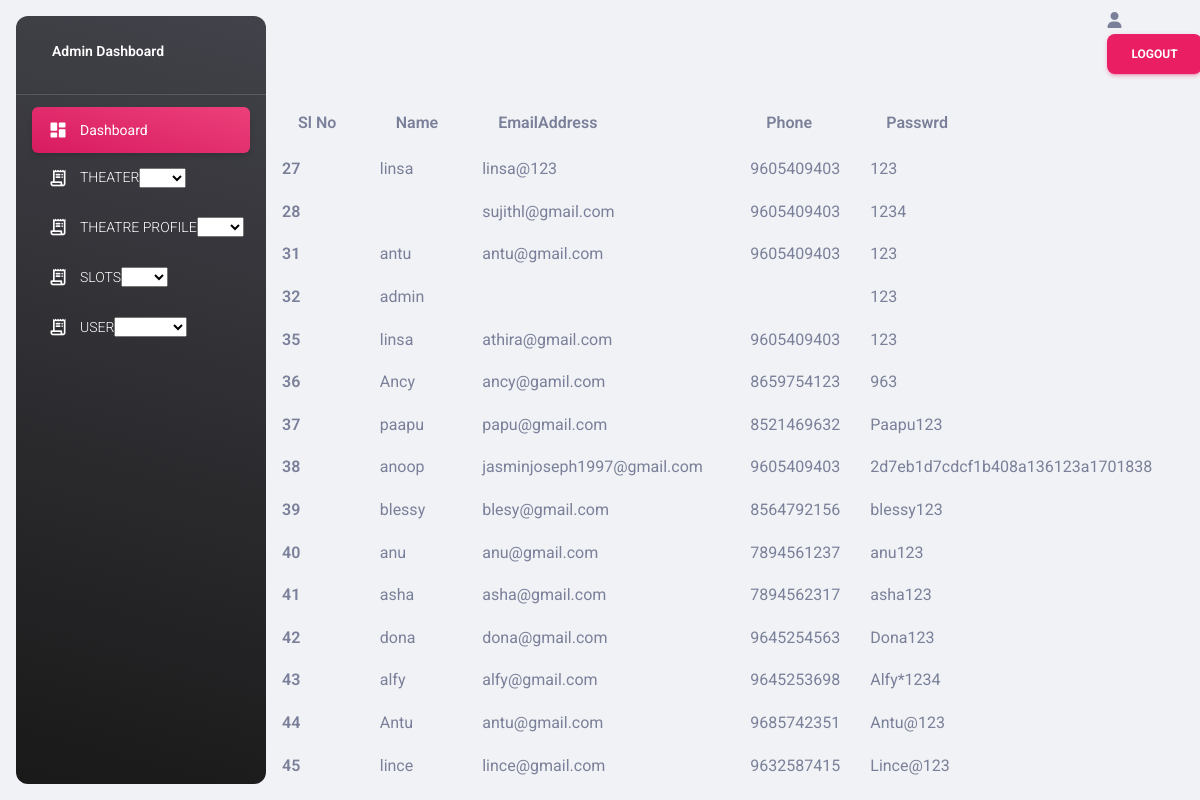
/admin/userview.php, run on the app's committed database.
### tables this page shows
CREATE TABLE `users` (
  `id` int(10) NOT NULL,
  `username` varchar(50) NOT NULL,
  `email` varchar(50) NOT NULL,
  `phone` varchar(10) NOT NULL,
  `u_password` varchar(50) NOT NULL,
  `create_datetime` datetime(6) NOT NULL
);

### admin/userview.php (the view, shortened to what this page needs)
<?php
include 'db.php';
?>
<!doctype html>
<html lang="en">
<head>
  <link href="./assets/css/nucleo-icons.css" rel="stylesheet" />
  <link href="./assets/css/nucleo-svg.css" rel="stylesheet" />
  <link id="pagestyle" href="./assets/css/material-dashboard.css?v=3.0.0" rel="stylesheet" />
</head>
<body include '../admin/includes/header.php' ; class="g-sidenav-show  bg-gray-200">
  <aside class="sidenav navbar navbar-vertical navbar-expand-xs border-0 border-radius-xl my-3 fixed-start ms-3   bg-gradient-dark" id="sidenav-main">
    <div class="sidenav-header">
      <a class="navbar-brand m-0" href="" target="_blank">
        <span class="ms-1 font-weight-bold text-white">Admin Dashboard</span>
      </a>
    </div>
    <hr class="horizontal light mt-0 mb-2">
    <div class="collapse navbar-collapse  w-auto  max-height-vh-100" id="sidenav-collapse-main">
      <ul class="navbar-nav">
        <li class="nav-item">
          <a class="nav-link text-white active bg-gradient-primary" href="admin_dashboard.php">
            <div class="text-white text-center me-2 d-flex align-items-center justify-content-center">
              <i class="material-icons opacity-10">dashboard</i>
            </div>
            <span class="nav-link-text ms-1">Dashboard</span>
          </a>
        </li>
        <a class="nav-link text-white " href="#">
          <div class="text-white text-center me-2 d-flex align-items-center justify-content-center">
            <i class="material-icons opacity-10">receipt_long</i>
          </div>
          <span class="nav-link-text ms-1">THEATER</span>
          <select name="forma" onchange="location = this.value;">
            <option value="" disabled selected> </option>
            <option value="add.php">Add</option>
          </select>
        </a>
        <li class="nav-item">
          <a class="nav-link text-white " href="#">
            <div class="text-white text-center me-2 d-flex align-items-center justify-content-center">
              <i class="material-icons opacity-10">receipt_long</i>
            </div>
            <span class="nav-link-text ms-1">THEATRE PROFILE</span>
            <select name="forma" onchange="location = this.value;">
              <option value="" disabled selected> </option>
              <option value="addt.php">Add</option>
            </select>
          </a>
        </li>
        <li class="nav-item">
          <a class="nav-link text-white " href="#">
            <div class="text-white text-center me-2 d-flex align-items-center justify-content-center">
              <i class="material-icons opacity-10">receipt_long</i>
            </div>
            <span class="nav-link-text ms-1">SLOTS</span>
            <select name="forma" onchange="location = this.value;">
              <option value="" disabled selected> </option>
              <option value="manageslots.php">Add</option>
            </select>
          </a>
        </li>
        <li class="nav-item">
          <a class="nav-link text-white " href="#">
            <div class="text-white text-center me-2 d-flex align-items-center justify-content-center">
              <i class="material-icons opacity-10">receipt_long</i>
            </div>
            <span class="nav-link-text ms-1">USER</span>
            <select name="forma" onchange="location = this.value;">
              <option value="" disabled selected> </option>
              <option value="request.php">Request</option>
            </select>
          </a>
        </li>
      </ul>
    </div>
  </aside>
  <main class="main-content position-relative max-height-vh-100 h-100 border-radius-lg ">
    <div>
      <ul class="navbar-nav  justify-content-end">
        <li class="nav-item d-flex align-items-right">
          <a href="../logout.php" class="nav-link text-body font-weight-bold px-0">
            <i class="fa fa-user me-sm-1"></i>
            <button type="button" class=" btn btn-primary float-right">Logout</button>
          </a>
        </li>
    </div>
    <table class="table" align="center">
      <thead>
        <tr>
          <th scope="col">Sl No</th>
          <th scope="col">Name</th>
          <th scope="col">EmailAddress</th>
          <th scope="col">Phone</th>
          <th scope="col">Passwrd</th>
        </tr>
      </thead>
      <tbody>
        <?php
        $sql = "SELECT * from `users`";
        $result = mysqli_query($con, $sql);
        if ($result) {
          while ($row = mysqli_fetch_assoc($result)) {
            $id = $row['id'];
            $username = $row['username'];
            $email = $row['email'];
            $phone = $row['phone'];
            $password = $row['u_password'];
            echo ' <tr>
	<th scope="row">' . $id . '</th>
	<td>' . $username . '</td>
	<td>' . $email . '</td>
	<td>' . $phone . '</td>
  <td>' . $password . '</td>
</tr>';
          }
        }
        ?>
</body>
</html>

### data on the page
users: id "27", username "linsa", email "linsa@123", phone "9605409403", u_password "123"
users: id "28", email "sujithl@gmail.com", phone "9605409403", u_password "1234"
users: id "31", username "antu", email "antu@gmail.com", phone "9605409403", u_password "123"
users: id "32", username "admin", u_password "123"
users: id "35", username "linsa", email "athira@gmail.com", phone "9605409403", u_password "123"
users: id "36", username "Ancy", email "ancy@gamil.com", phone "8659754123", u_password "963"
users: id "37", username "paapu", email "papu@gmail.com", phone "8521469632", u_password "Paapu123"
users: id "38", username "anoop", email "jasminjoseph1997@gmail.com", phone "9605409403", u_password "2d7eb1d7cdcf1b408a136123a1701838"
users: id "39", username "blessy", email "blesy@gmail.com", phone "8564792156", u_password "blessy123"
users: id "40", username "anu", email "anu@gmail.com", phone "7894561237", u_password "anu123"
users: id "41", username "asha", email "asha@gmail.com", phone "7894562317", u_password "asha123"
users: id "42", username "dona", email "dona@gmail.com", phone "9645254563", u_password "Dona123"
users: id "43", username "alfy", email "alfy@gmail.com", phone "9645253698", u_password "Alfy*1234"
users: id "44", username "Antu", email "antu@gmail.com", phone "9685742351", u_password "Antu@123"
users: id "45", username "lince", email "lince@gmail.com", phone "9632587415", u_password "Lince@123"
